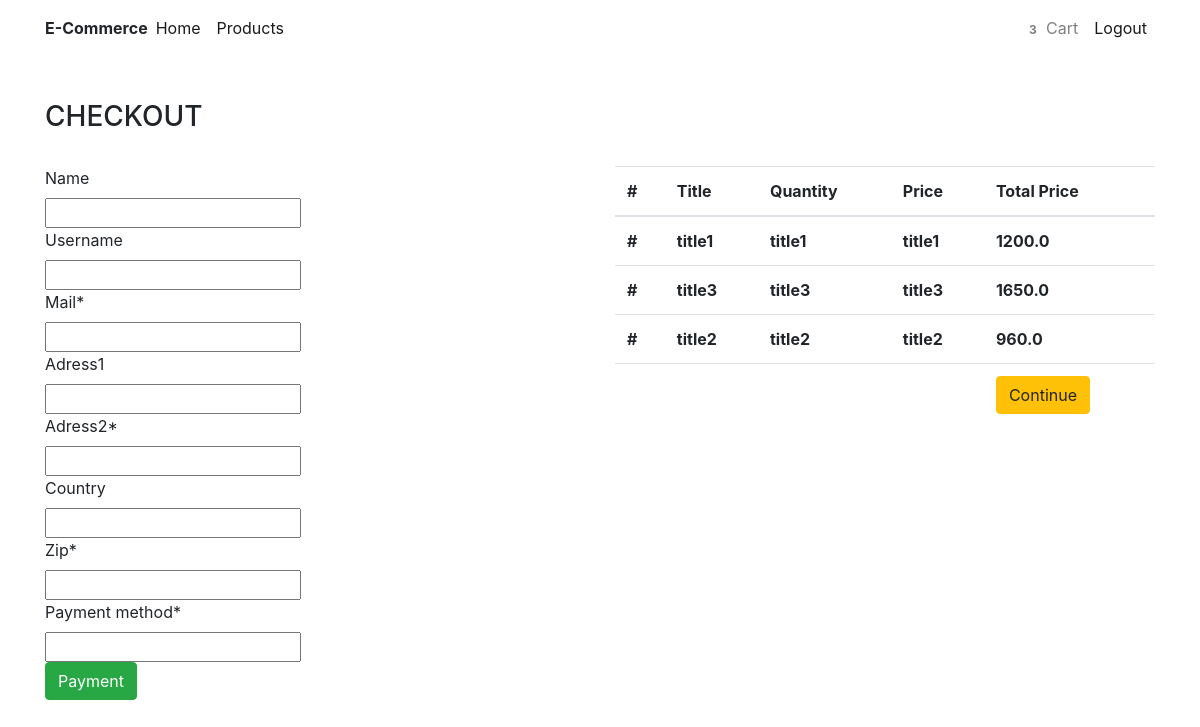
Screenshot of /checkout/ (signed in) with the database file from the repository.
### app1/models.py (models this page shows, shortened)
class CartItem(models.Model):
    item = models.ForeignKey(Item, on_delete=models.CASCADE)
    user = models.ForeignKey(settings.AUTH_USER_MODEL,
                             on_delete=models.CASCADE)
    ordered = models.BooleanField(default=False)
    quantity = models.IntegerField(default=1)
    def get_total_single_item_price(self):
        return self.quantity * self.item.price

class Item(models.Model):
    title = models.CharField(max_length=100)
    price = models.FloatField()
    category = models.CharField(max_length=10)
    slug = models.SlugField(unique=True)
    description = models.TextField()
    def __str__(self):
        return self.title

### app1/views.py (the view, shortened to what this page needs)
# urls.py: path('checkout/', views.checkoutfun, name = "checkout"),
def checkoutfun(request):
    order = Order.objects.get(user=request.user, ordered=False)
    form = CheckoutForm(request.POST or None)
    return render(request,"checkout.html", {'object': order, "form": form})

### app1/forms.py
class CheckoutForm(forms.Form):
    name = CharField(required=False)
    username = CharField(required=False)
    mail = CharField(max_length=5)
    adress1 = CharField(required=False)
    adress2 = CharField(max_length=5)
    country = CharField(required=False)
    zip = CharField(max_length=5)
    payment_method = CharField(max_length=5)

### app1/templatetags/cart_template_tags.py (called while the page is built)
@register.filter
def cart_item_count(user):
    if user.is_authenticated:
        cart = CartItem.objects.filter(user=user, ordered=False)
        if cart.exists():
            return cart.count()
        else:
            return 0

### templates/checkout.html (shortened to what this page needs)
{% extends "layout.html" %}
{% load crispy_forms_tags %}
{% block body %}
<div class = "container" style= "margin-top: 100px;">
    <h3> CHECKOUT </h3>
     <br>
    <div class="row">
      <div class="col">
        <form method="POST" class="form-group">
          {{ form|crispy }}
          <button type="submit" class="btn btn-success" name="TB_sample" id="TB_sample">Payment</button>
        </form>
      </div>
      <div class="col">
        <table class="table">
          <thead>
            <tr>
              <th scope="col">#</th>
              <th scope="col">Title</th>
              <th scope="col">Quantity</th>
              <th scope="col">Price</th>
              <th scope="col">Total Price</th>
            </tr>
          </thead>
          <tbody>
            {% for i in object.items.all %}
            <tr>
              <th scope="col">#</th>
              <th scope="col">{{i.item}} </th>
              <th scope="col">{{i.item}}</th>
              <th scope="col">{{i.item}}</th>
              <th scope="col">{{i.get_total_single_item_price}}</th>
            </tr>
            {% endfor %}
            <tr>
              <th></th>
              <th></th>
              <th></th>
              <th></th>
              <th><a href="{% url 'app1:home' %}" class="btn btn-warning" role="button" aria-pressed="true">Continue</a></th>
            </tr>
          </tbody>
        </table>
      </div>
    </div>
</div>
{% endblock %}

### templates/includes/navbar.html (shortened to what this page needs)
{% load cart_template_tags %}
<nav class="navbar fixed-top navbar-expand-lg navbar-light white scrolling-navbar">
    <div class="container">
      <a>
        <strong class="blue-text">E-Commerce</strong>
      </a>
      <div class="collapse navbar-collapse" id="navbarSupportedContent">
        <ul class="navbar-nav mr-auto">
          <li class="nav-item active">
            <a class="nav-link" href="{% url 'app1:home' %}">Home <span class="sr-only">(current)</span></a>
          </li>
          <li class="nav-item active">
            <a class="nav-link" href="{% url 'app1_api:mockupdata' %}">Products </a>
          </li>
         </ul>
        <ul class="navbar-nav ml-auto">
          <a class="nav-link waves-effect" href="{% url 'app1:ordersummary' %}">
            <span class="badge red z-depth-1"> {{request.user | cart_item_count}} </span>
            <span class="clearfix d-none d-sm-inline-block"> Cart </span>
          </a>
          {% if user.is_authenticated %}
          <li class="nav-item active">
            <a class="nav-link" href="{% url 'users:logout' %}">Logout</a>
          </li>
            {% else %}
            <a class="nav-link" href="{% url 'users:login' %}">Login</a>
          </li>
          <li class="nav-item active">
              <a class="nav-link" href="{% url 'users:register' %}">Register</a>
            </li>
            {% endif %}
        </ul>
      </div>
    </div>
  </nav>

### rows the page displays
CartItem: item "title1", get_total_single_item_price "1200.0"
CartItem: item "title3", get_total_single_item_price "1650.0"
CartItem: item "title2", get_total_single_item_price "960.0"

### other values shown
{{ request.user | cart_item_count }} "3"
